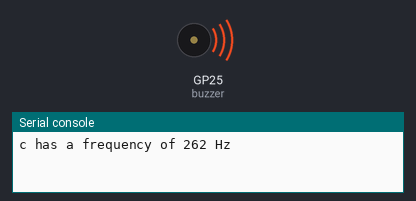
This program was run on a simulated Raspberry Pi Pico running MicroPython. On the bench: buzzer (waves = sounding), the last lines printed to the serial console. At 23.5 s the program stops and its outputs stay as they are.

Above: at 0.1 s.
At 0.6 s:
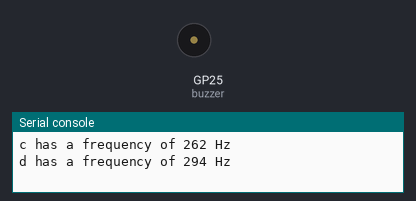
Timing chart, 0 to 2.1 s (numbered marks = the images above):
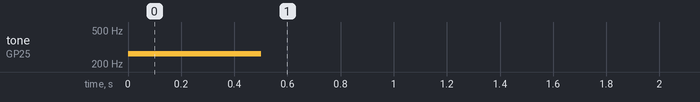

Measured:
- by itself, tone on GP25 (buzzer): silent → 262 Hz at 0.00 s, → silent 0.50 s later

The program:

PWM_melody_simple.py
```python
'''
Verbindungen
Buzzer passiv (KY-006) ... ESP
-                          GND
S                          D25
'''

import machine
import time

buzzer = machine.PWM(machine.Pin(25, machine.Pin.OUT), freq=1, duty_u16=2**16//2)
tones = {
    'c': 262, # c1
    'd': 294,
    'e': 330,
    'f': 349,
    'g': 392,
    'a': 440, # a1
    'h': 494,
    'C': 523, # c2
    ' ': 0,   # pause
}

melody = 'cdefgahC cdefg g aaaag   aaaag   ffffe e ddddc'
tempo = 0.5

for tone in melody:
    frequency = tones[tone]
    print("{0} has a frequency of {1} Hz".format(tone, frequency))
    if frequency > 0:
        buzzer.init(frequency)

    time.sleep(tempo)

    # short pause after tone
    buzzer.deinit()
    time.sleep(0.01)

buzzer.deinit()
```
